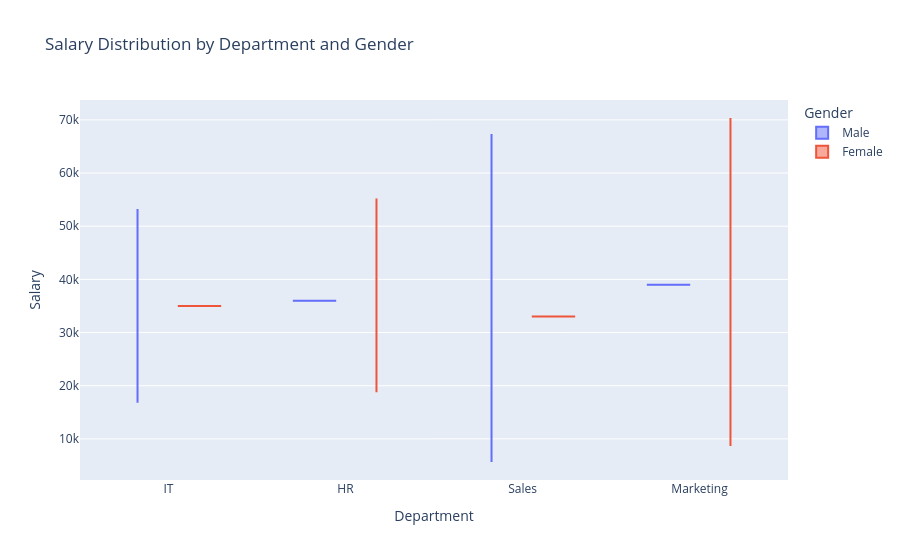

Here is the notebook cell this chart was saved with:
### Markdown cell above
# With color:

### Code cell
fig = px.violin(
    df,
    x="Department",
    y="Salary",
    color="Gender",
    title="Salary Distribution by Department and Gender"
)

fig.show()

### Figure 1 — Plotly figure (JSON) as saved in the notebook; plotly's stock layout.template omitted (floating-point values rounded to 4 significant figures)
{"data": [{"alignmentgroup": "True", "box": {"visible": false}, "hovertemplate": "Gender=Male<br>Department=%{x}<br>Salary=%{y}<extra></extra>", "legendgroup": "Male", "marker": {"color": "#636efa"}, "name": "Male", "offsetgroup": "Male", "orientation": "v", "scalegroup": "True", "showlegend": true, "type": "violin", "x": ["IT", "IT", "HR", "Sales", "Sales", "Marketing"], "x0": " ", "xaxis": "x", "y": [30000, 40000, 36000, 28000, 45000, 39000], "y0": " ", "yaxis": "y"}, {"alignmentgroup": "True", "box": {"visible": false}, "hovertemplate": "Gender=Female<br>Department=%{x}<br>Salary=%{y}<extra></extra>", "legendgroup": "Female", "marker": {"color": "#EF553B"}, "name": "Female", "offsetgroup": "Female", "orientation": "v", "scalegroup": "True", "showlegend": true, "type": "violin", "x": ["IT", "HR", "HR", "Sales", "Marketing", "Marketing"], "x0": " ", "xaxis": "x", "y": [35000, 32000, 42000, 33000, 31000, 48000], "y0": " ", "yaxis": "y"}], "layout": {"legend": {"title": {"text": "Gender"}, "tracegroupgap": 0}, "title": {"text": "Salary Distribution by Department and Gender"}, "violinmode": "group", "xaxis": {"anchor": "y", "domain": [0, 1], "title": {"text": "Department"}}, "yaxis": {"anchor": "x", "domain": [0, 1], "title": {"text": "Salary"}}}}
